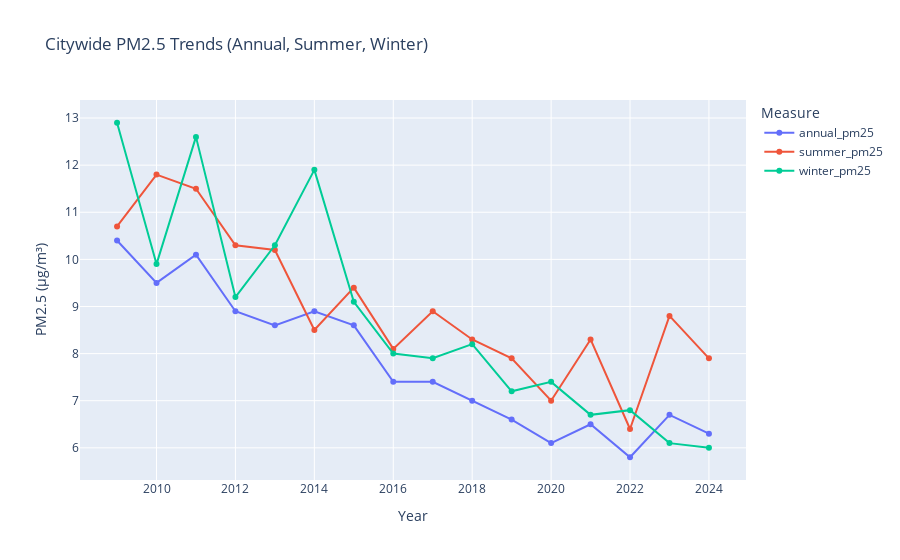

The cell this chart's notebook holds for it:
### Code cell
# Line plot of citywide annual, summer, and winter PM2.5 trends
fig = px.line(
        citywide_long,
        x="year",
        y="pm25",
        color="measure",
        markers=True,
        title="Citywide PM2.5 Trends (Annual, Summer, Winter)",
        labels={"year": "Year", "pm25": "PM2.5 (µg/m³)", "measure": "Measure"}
    )
fig.show()

### Figure 1 — Plotly figure (JSON) as saved in the notebook; plotly's stock layout.template omitted (floating-point values rounded to 4 significant figures)
{"data": [{"hovertemplate": "Measure=annual_pm25<br>Year=%{x}<br>PM2.5 (µg/m³)=%{y}<extra></extra>", "legendgroup": "annual_pm25", "line": {"color": "#636efa", "dash": "solid"}, "marker": {"symbol": "circle"}, "mode": "lines+markers", "name": "annual_pm25", "orientation": "v", "showlegend": true, "type": "scatter", "x": [2009, 2010, 2011, 2012, 2013, 2014, 2015, 2016, 2017, 2018, 2019, 2020, 2021, 2022, 2023, 2024], "xaxis": "x", "y": [10.4, 9.5, 10.1, 8.9, 8.6, 8.9, 8.6, 7.4, 7.4, 7.0, 6.6, 6.1, 6.5, 5.8, 6.7, 6.3], "yaxis": "y"}, {"hovertemplate": "Measure=summer_pm25<br>Year=%{x}<br>PM2.5 (µg/m³)=%{y}<extra></extra>", "legendgroup": "summer_pm25", "line": {"color": "#EF553B", "dash": "solid"}, "marker": {"symbol": "circle"}, "mode": "lines+markers", "name": "summer_pm25", "orientation": "v", "showlegend": true, "type": "scatter", "x": [2009, 2010, 2011, 2012, 2013, 2014, 2015, 2016, 2017, 2018, 2019, 2020, 2021, 2022, 2023, 2024], "xaxis": "x", "y": [10.7, 11.8, 11.5, 10.3, 10.2, 8.5, 9.4, 8.1, 8.9, 8.3, 7.9, 7.0, 8.3, 6.4, 8.8, 7.9], "yaxis": "y"}, {"hovertemplate": "Measure=winter_pm25<br>Year=%{x}<br>PM2.5 (µg/m³)=%{y}<extra></extra>", "legendgroup": "winter_pm25", "line": {"color": "#00cc96", "dash": "solid"}, "marker": {"symbol": "circle"}, "mode": "lines+markers", "name": "winter_pm25", "orientation": "v", "showlegend": true, "type": "scatter", "x": [2009, 2010, 2011, 2012, 2013, 2014, 2015, 2016, 2017, 2018, 2019, 2020, 2021, 2022, 2023, 2024], "xaxis": "x", "y": [12.9, 9.9, 12.6, 9.2, 10.3, 11.9, 9.1, 8.0, 7.9, 8.2, 7.2, 7.4, 6.7, 6.8, 6.1, 6.0], "yaxis": "y"}], "layout": {"legend": {"title": {"text": "Measure"}, "tracegroupgap": 0}, "title": {"text": "Citywide PM2.5 Trends (Annual, Summer, Winter)"}, "xaxis": {"anchor": "y", "domain": [0, 1], "title": {"text": "Year"}}, "yaxis": {"anchor": "x", "domain": [0, 1], "title": {"text": "PM2.5 (µg/m³)"}}}}
